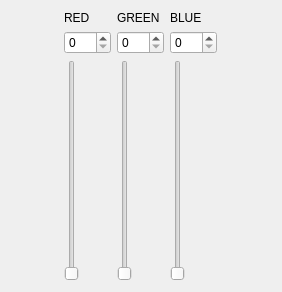
<?xml version="1.0" encoding="UTF-8"?>
<ui version="4.0">
 <class>Form</class>
 <widget class="QWidget" name="Form">
  <property name="geometry">
   <rect>
    <x>0</x>
    <y>0</y>
    <width>282</width>
    <height>292</height>
   </rect>
  </property>
  <property name="mouseTracking">
   <bool>false</bool>
  </property>
  <property name="windowTitle">
   <string>color setting</string>
  </property>
  <layout class="QGridLayout" name="gridLayout_4">
   <item row="0" column="0">
    <layout class="QHBoxLayout" name="horizontalLayout">
     <item>
      <layout class="QGridLayout" name="gridLayout">
       <item row="0" column="0">
        <widget class="QLabel" name="label">
         <property name="text">
          <string>RED</string>
         </property>
        </widget>
       </item>
       <item row="1" column="0">
        <widget class="QSpinBox" name="spinBox">
         <property name="maximum">
          <number>255</number>
         </property>
        </widget>
       </item>
       <item row="2" column="0">
        <widget class="QSlider" name="verticalSlider">
         <property name="maximum">
          <number>255</number>
         </property>
         <property name="orientation">
          <enum>Qt::Vertical</enum>
         </property>
        </widget>
       </item>
      </layout>
     </item>
     <item>
      <layout class="QGridLayout" name="gridLayout_2">
       <item row="0" column="0">
        <widget class="QLabel" name="label_2">
         <property name="text">
          <string>GREEN</string>
         </property>
        </widget>
       </item>
       <item row="1" column="0">
        <widget class="QSpinBox" name="spinBox_2">
         <property name="maximum">
          <number>255</number>
         </property>
        </widget>
       </item>
       <item row="2" column="0">
        <widget class="QSlider" name="verticalSlider_2">
         <property name="maximum">
          <number>255</number>
         </property>
         <property name="orientation">
          <enum>Qt::Vertical</enum>
         </property>
        </widget>
       </item>
      </layout>
     </item>
     <item>
      <layout class="QGridLayout" name="gridLayout_3">
       <item row="0" column="0">
        <widget class="QLabel" name="label_3">
         <property name="text">
          <string>BLUE</string>
         </property>
        </widget>
       </item>
       <item row="1" column="0">
        <widget class="QSpinBox" name="spinBox_3">
         <property name="maximum">
          <number>255</number>
         </property>
        </widget>
       </item>
       <item row="2" column="0">
        <widget class="QSlider" name="verticalSlider_3">
         <property name="maximum">
          <number>255</number>
         </property>
         <property name="orientation">
          <enum>Qt::Vertical</enum>
         </property>
        </widget>
       </item>
      </layout>
     </item>
    </layout>
   </item>
  </layout>
 </widget>
 <resources/>
 <connections>
  <connection>
   <sender>spinBox</sender>
   <signal>valueChanged(int)</signal>
   <receiver>verticalSlider</receiver>
   <slot>setValue(int)</slot>
   <hints>
    <hint type="sourcelabel">
     <x>62</x>
     <y>39</y>
    </hint>
    <hint type="destinationlabel">
     <x>46</x>
     <y>117</y>
    </hint>
   </hints>
  </connection>
  <connection>
   <sender>verticalSlider</sender>
   <signal>valueChanged(int)</signal>
   <receiver>spinBox</receiver>
   <slot>setValue(int)</slot>
   <hints>
    <hint type="sourcelabel">
     <x>42</x>
     <y>169</y>
    </hint>
    <hint type="destinationlabel">
     <x>37</x>
     <y>36</y>
    </hint>
   </hints>
  </connection>
  <connection>
   <sender>spinBox_2</sender>
   <signal>valueChanged(int)</signal>
   <receiver>verticalSlider_2</receiver>
   <slot>setValue(int)</slot>
   <hints>
    <hint type="sourcelabel">
     <x>136</x>
     <y>40</y>
    </hint>
    <hint type="destinationlabel">
     <x>127</x>
     <y>115</y>
    </hint>
   </hints>
  </connection>
  <connection>
   <sender>verticalSlider_2</sender>
   <signal>valueChanged(int)</signal>
   <receiver>spinBox_2</receiver>
   <slot>setValue(int)</slot>
   <hints>
    <hint type="sourcelabel">
     <x>131</x>
     <y>172</y>
    </hint>
    <hint type="destinationlabel">
     <x>155</x>
     <y>38</y>
    </hint>
   </hints>
  </connection>
  <connection>
   <sender>spinBox_3</sender>
   <signal>valueChanged(int)</signal>
   <receiver>verticalSlider_3</receiver>
   <slot>setValue(int)</slot>
   <hints>
    <hint type="sourcelabel">
     <x>226</x>
     <y>38</y>
    </hint>
    <hint type="destinationlabel">
     <x>220</x>
     <y>154</y>
    </hint>
   </hints>
  </connection>
  <connection>
   <sender>verticalSlider_3</sender>
   <signal>valueChanged(int)</signal>
   <receiver>spinBox_3</receiver>
   <slot>setValue(int)</slot>
   <hints>
    <hint type="sourcelabel">
     <x>220</x>
     <y>175</y>
    </hint>
    <hint type="destinationlabel">
     <x>240</x>
     <y>42</y>
    </hint>
   </hints>
  </connection>
 </connections>
</ui>
